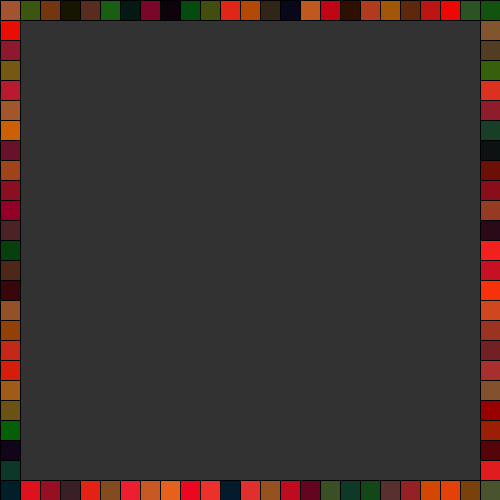
Frame 1 (no input)
Frame 60 (the mouse pressed at the canvas centre just before this capture): identical to frame 1, image omitted
Frame 120 (the mouse held since frame 60 and released just before this capture): identical to frame 1, image omitted

The Processing sketch that drew this single still picture (run headless with seeded random() and noise(); from frame 60 on, the mouse is pressed at the canvas centre):

// Processing sketch: drawsquare
// ── drawsquare.pde
Box b = new Box(20, 20);
boolean isGoingRight = true;
boolean isGoingDown = true;

void setup(){
  background(50);
  size(500, 500);
}

void mouseClicked(){
  fill(random(255), random(255), random(255));
  rect(mouseX, mouseY, 15, 15);
}

void draw(){
  for(; b.yPos <= 480 && b.yPos >= 0; ){
    for(; b.xPos <= 480 && b.xPos >= 0 && isGoingDown; ){
      b.drawRect();
      if(isGoingRight){
        b.increaseXPos(20);
      }
      else{
        b.decreaseXPos(20);
      }
    }

    if(b.xPos == 500){
      b.decreaseXPos(20);
      b.increaseYPos(20);
    }
    
    if(!isGoingDown){
      b.decreaseYPos(20);
      b.drawRect();
    }
    
    if(b.xPos == -20 && b.yPos == 480){ b.increaseXPos(20); isGoingDown = false; }
    
    if(b.yPos == 500){
      b.decreaseYPos(20);
      isGoingRight = false;
    }
  }// end of the for loop
}

class Box{
 int xPos;
 int yPos;
 int rectWidth;
 int rectHeight;
 
  public Box(int w, int h){
    rectWidth = w;
    rectHeight = h;
  }
  
  public void increaseYPos(int y){
    yPos = yPos + y;
  }
  
  public void increaseXPos(int x){
    xPos = xPos + x;
  }
  
  public void decreaseYPos(int y){
    yPos = yPos - y;
  }
  
  public void decreaseXPos(int x){
    xPos = xPos - x;
  }
  
  public void drawRect(){
    fill(random(255), random(100), random(50));
    rect(xPos, yPos, rectWidth, rectHeight);
  }
}
